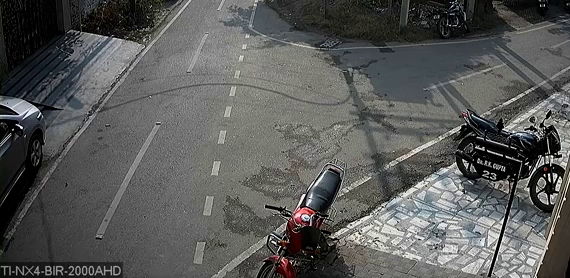
#> input picture frame 75 of video/input.mp4, 570 x 278 px, given in place of 2.mp4, which was not available
$ python run.py
#> lines starting #> are read from the running program, lines starting #| are printed output that depends on the picture; pictures that were not available may be replaced by others from this repository, and a replacement may not be noted
from imutils.video import VideoStream
import datetime
import imutils
import time
import cv2
import argparse

#vs = VideoStream(src=0).start()
#vs = cv2.VideoCapture(0)
#time.sleep(2.0)


firstFrame = None
vs = cv2.VideoCapture("venv/video/2.mp4")
ref, frame = vs.read()
#> frame is the input picture: shape (278, 570, 3); mean B, G, R 88.9, 90.2, 89.7
time.sleep(2.0)
frame_width = int(vs.get(3))

frame_height = int(vs.get(4))


# Define the codec and create VideoWriter object.The output is stored in 'outpy.avi' file.

out = cv2.VideoWriter('venv/images/vid1.avi', cv2.VideoWriter_fourcc('M', 'J', 'P', 'G'), 10, (frame_width, frame_height))
while True:
	# grab the current frame and initialize the occupied/unoccupied
	# text
	prev_frame = frame[:]
	ref,frame = vs.read()
	#firstFrame =frame[1]
	text = "Stable"
	Moving = False
	# if the frame could not be grabbed, then we have reached the end
	# of the video
	if frame is None:
		break
	# resize the frame, convert it to grayscale, and blur it
	#frame = imutils.resize(frame, width=500)
	gray = cv2.cvtColor(frame, cv2.COLOR_BGR2GRAY)
	gray = cv2.GaussianBlur(gray, (21, 21), 0)
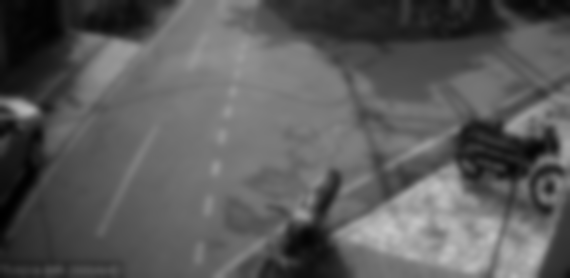
#> gray: shape (278, 570); min 0, max 198, mean 89.9

	gray0 = cv2.cvtColor(prev_frame, cv2.COLOR_BGR2GRAY)
	gray0 = cv2.GaussianBlur(gray0, (21, 21), 0)


    # compute the absolute difference between the current frame and
	# first frame
	frameDelta = cv2.absdiff(gray0, gray)
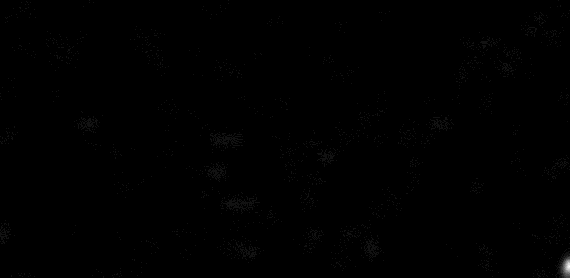
#> frameDelta: shape (278, 570); min 0, max 14, mean 0.0286; drawn with min black and max white
	thresh = cv2.threshold(frameDelta, 25, 255, cv2.THRESH_BINARY)[1]
#> thresh: shape (278, 570); every value is 0
	# dilate the thresholded image to fill in holes, then find contours
	# on thresholded image
	thresh = cv2.dilate(thresh, None, iterations=2)
	cnts = cv2.findContours(thresh.copy(), cv2.RETR_EXTERNAL,
		cv2.CHAIN_APPROX_SIMPLE)
#> cnts = 0 contours
	cnts = imutils.grab_contours(cnts)
#> cnts = []
	# loop over the contours
	for c in cnts:
		# if the contour is too small, ignore it
		if cv2.contourArea(c) <490:
			continue
		# compute the bounding box for the contour, draw it on the frame,
		# and update the text
		(x, y, w, h) = cv2.boundingRect(c)
		cv2.rectangle(frame, (x, y), (x + w, y + h), (0, 255, 0), 2)
		text = "UnStable!!"
		Moving = True
#> this loop made 0 passes

	print("Status: {}".format(text))
	cv2.putText(frame, " Status: {}".format(text), (100, 20),
				cv2.FONT_HERSHEY_SIMPLEX, 0.5, (0, 0, 255), 2)
	cv2.putText(frame, datetime.datetime.now().strftime("%A %d %B %Y %I:%M:%S%p"),
				(10, frame.shape[0] - 10), cv2.FONT_HERSHEY_SIMPLEX, 0.35, (0, 0, 255), 1)
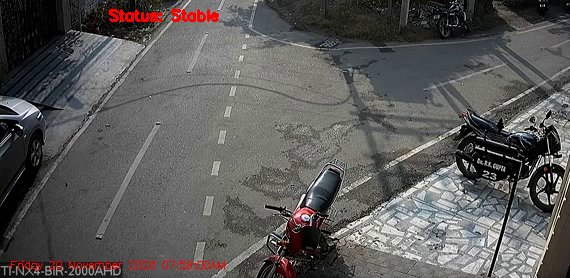
#> frame: shape (278, 570, 3); mean B, G, R 88.3, 89.6, 91.1
	# show the frame and record if the user presses a key
	img = frame.copy()
	img = cv2.resize(img, (600, 300))
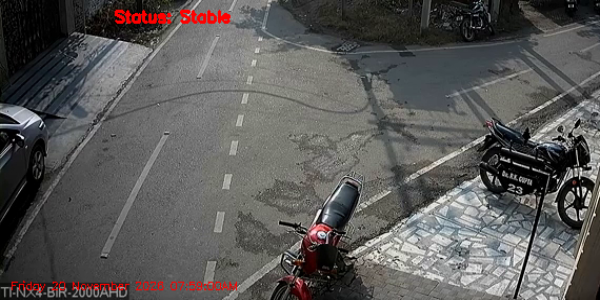
#> img: shape (300, 600, 3); mean B, G, R 88.2, 89.5, 91

	cv2.imshow("view", img)
	#output video
	out.write(frame)
	cv2.imshow("Thresh", thresh)
	#cv2.imshow("Frame Delta", frameDelta)
	key = cv2.waitKey(1) & 0xFF
#> (key q is pressed here)
	# if the `q` key is pressed, break from the lop
	if key == ord("q"):
		break
vs.release()
out.release()
cv2.destroyAllWindows()
#

$ run again, starting later in the video
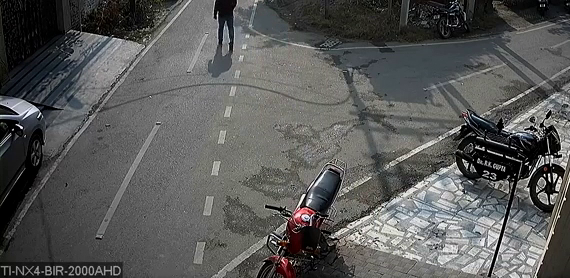
#> input picture frame 339 of video/input.mp4, 570 x 278 px, given in place of 2.mp4, which was not available
#> frame is the input picture: shape (278, 570, 3); mean B, G, R 88.2, 89.3, 88.9
#> `frameDelta = cv2.absdiff(gray0, gray)`:
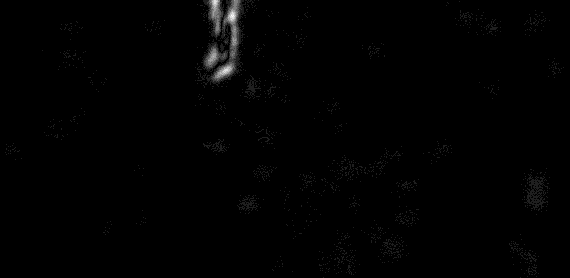
#> frameDelta: shape (278, 570); min 0, max 8, mean 0.0546; drawn with min black and max white
#> thresh: shape (278, 570); every value is 0
#> `cnts = cv2.findContours(thresh.copy(), cv2.RETR_EXTERNAL, cv2.CHAIN_AP..`: cnts = 0 contours
#> `cnts = imutils.grab_contours(cnts)`: cnts = []
#> `img = cv2.resize(img, (600, 300))`:
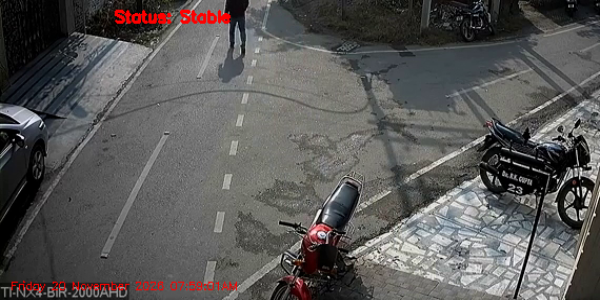
#> img: shape (300, 600, 3); mean B, G, R 87.5, 88.6, 90.2

$ run again, starting later in the video
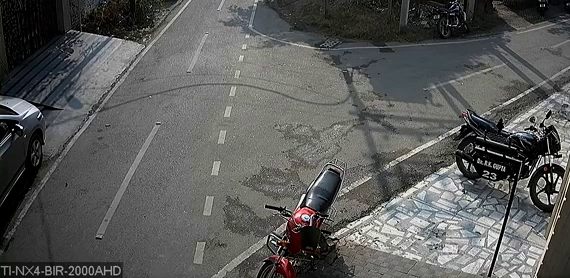
#> input picture frame 603 of video/input.mp4, 570 x 278 px, given in place of 2.mp4, which was not available
#> frame is the input picture: shape (278, 570, 3); mean B, G, R 89.5, 90.8, 90.3
#> `frameDelta = cv2.absdiff(gray0, gray)`:
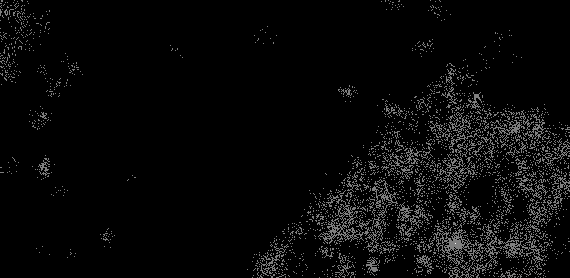
#> frameDelta: shape (278, 570); min 0, max 2, mean 0.0715; drawn with min black and max white
#> thresh: shape (278, 570); every value is 0
#> `cnts = cv2.findContours(thresh.copy(), cv2.RETR_EXTERNAL, cv2.CHAIN_AP..`: cnts = 0 contours
#> `cnts = imutils.grab_contours(cnts)`: cnts = []
